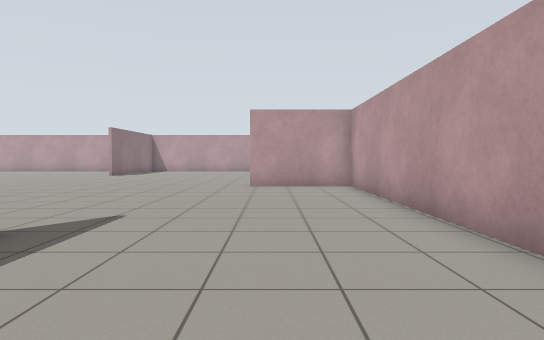
[1] (above)

16 first-person views from a walk through a Gazebo world. The camera is 0.94 m above the floor, tilts 2° down and sees 75° across. The floor is counted in squares, 1 m on a side. Each view is taken from the middle of a square. On the plan, view 1 faces up. The plan holds only what a view shows up to about 12 squares ahead; the rest is blank.

[2]
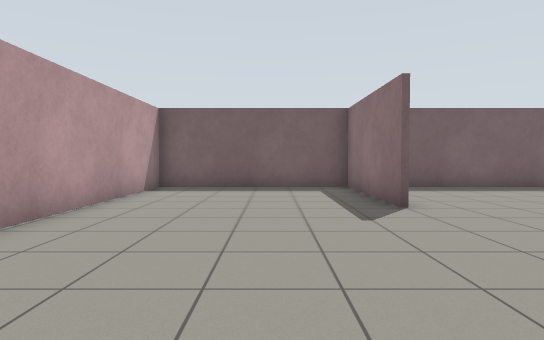

[3]
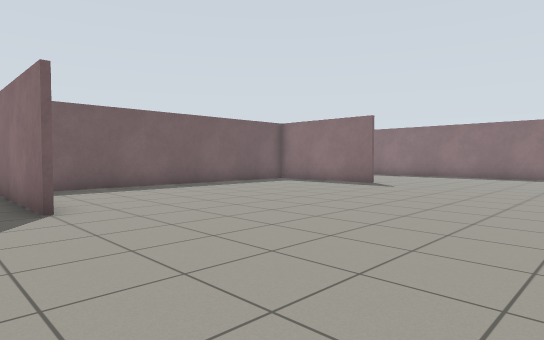

[4]
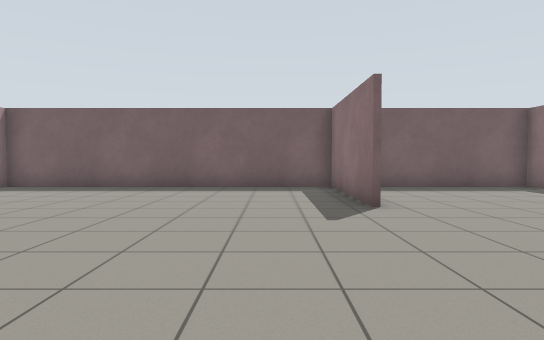

[5]
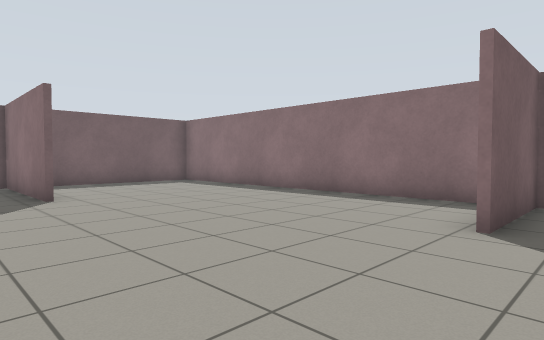

[6]
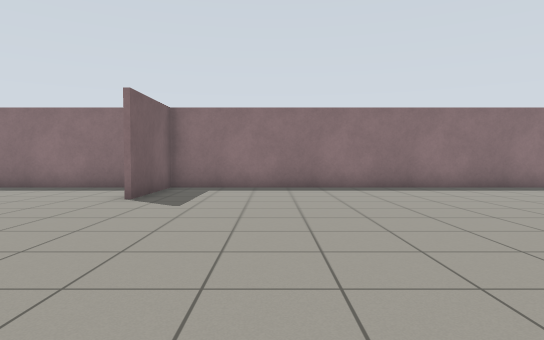

[7]
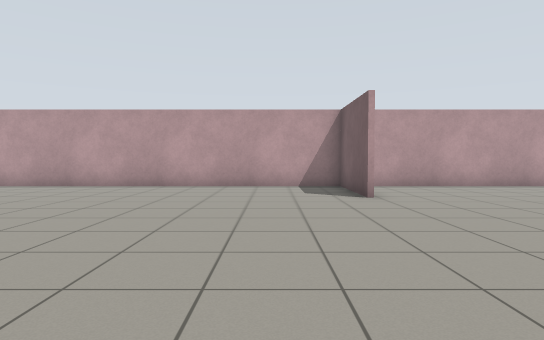

[8]
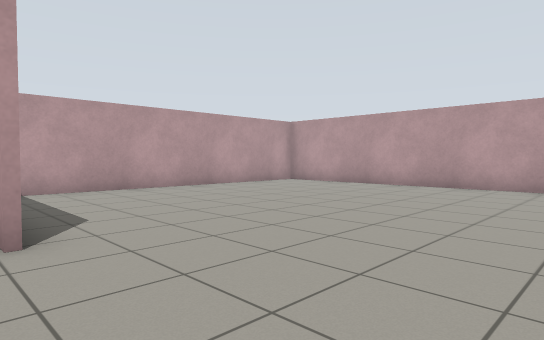

[9]
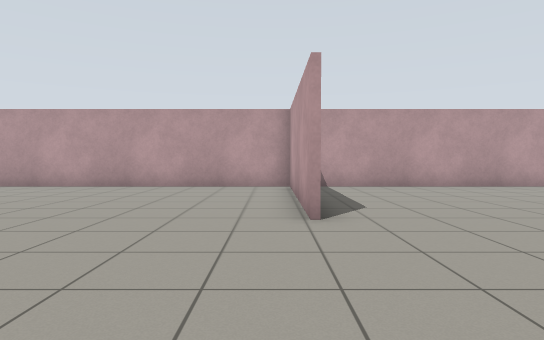

[10]
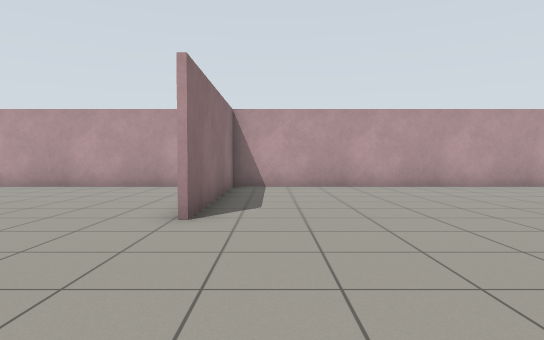

[11]
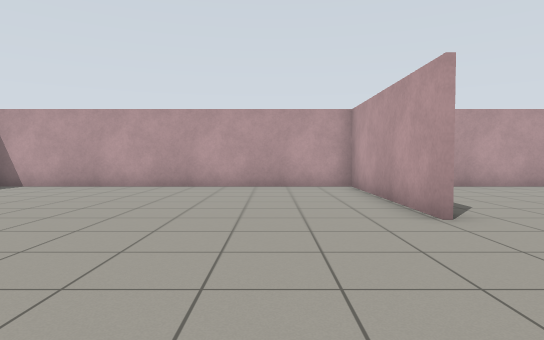

[12]
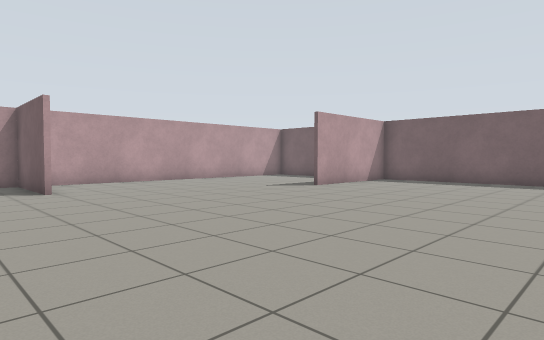

[13]
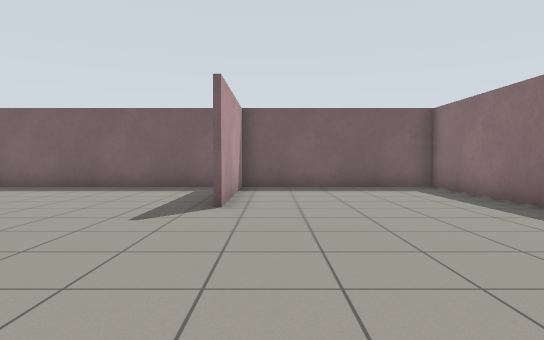

[14]
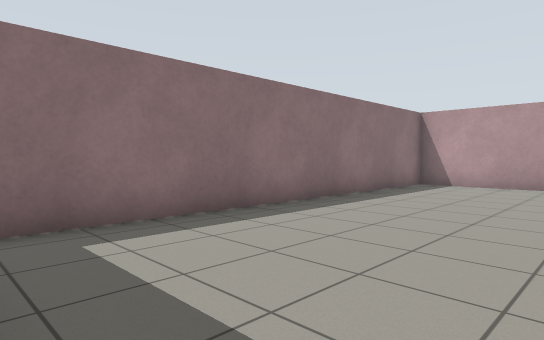

[15]
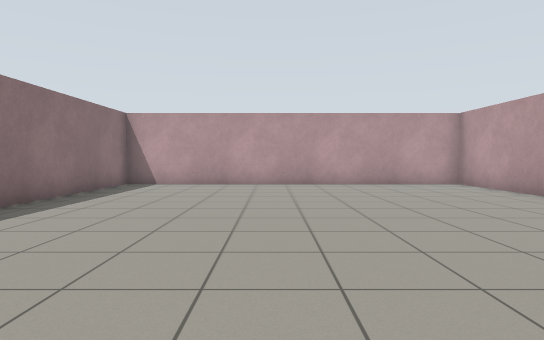

[16]
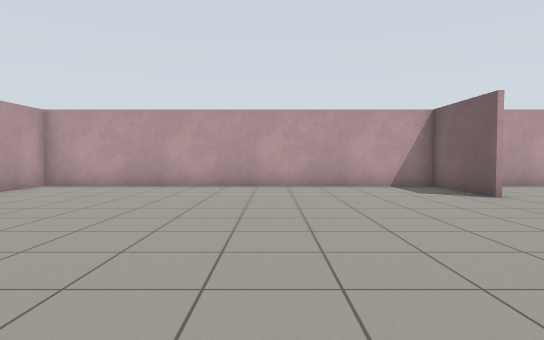

### Floor plan
Points are (right, up) in squares from view 1. A wall is a line through its corners. A room is listed if a view was taken in it or the views show most of it. See-through windows are left out.
Room 1 (views 1, 2, 3, 4, 5, 6, 7, 8, 9, 10, 11, 12, 13, 14, 15, 16)
walls: (-8.4, 18.2) (-8.4, 24.4) (-19.9, 24.4); (-0.7, 11.8) (2.6, 11.8) (2.6, 24.4) (-8.3, 24.4) (-8.3, 18.2); (-13.9, 4.4) (-13.9, -0.2); (-3.4, 4.4) (-3.4, -0.4); (-20.1, 10.9) (-20.1, -0.3) (2.6, -0.3) (2.6, 11.6) (-0.8, 11.6); (-14.1, 0) (-14.1, 4.4); (-3.6, -0.4) (-3.6, 0.1); (-20.1, 24) (-20.1, 11.8) (-16.9, 11.8)

Where each view was taken, in squares from view 1:
view 1: 0 up, 0 right, facing up
view 2: 11 up, 1 left, facing down
view 3: 11 up, 2 left, facing down-left
view 4: 11 up, 12 left, facing down
view 5: 13 up, 12 left, facing down-left
view 6: 15 up, 9 left, facing left
view 7: 14 up, 9 left, facing right
view 8: 14 up, 9 left, facing up-right
view 9: 13 up, 9 left, facing up
view 10: 13 up, 7 left, facing up
view 11: 13 up, 11 left, facing up
view 12: 14 up, 11 left, facing down-right
view 13: 11 up, 15 left, facing down
view 14: 12 up, 15 left, facing up-left
view 15: 12 up, 15 left, facing up
view 16: 17 up, 9 left, facing right
